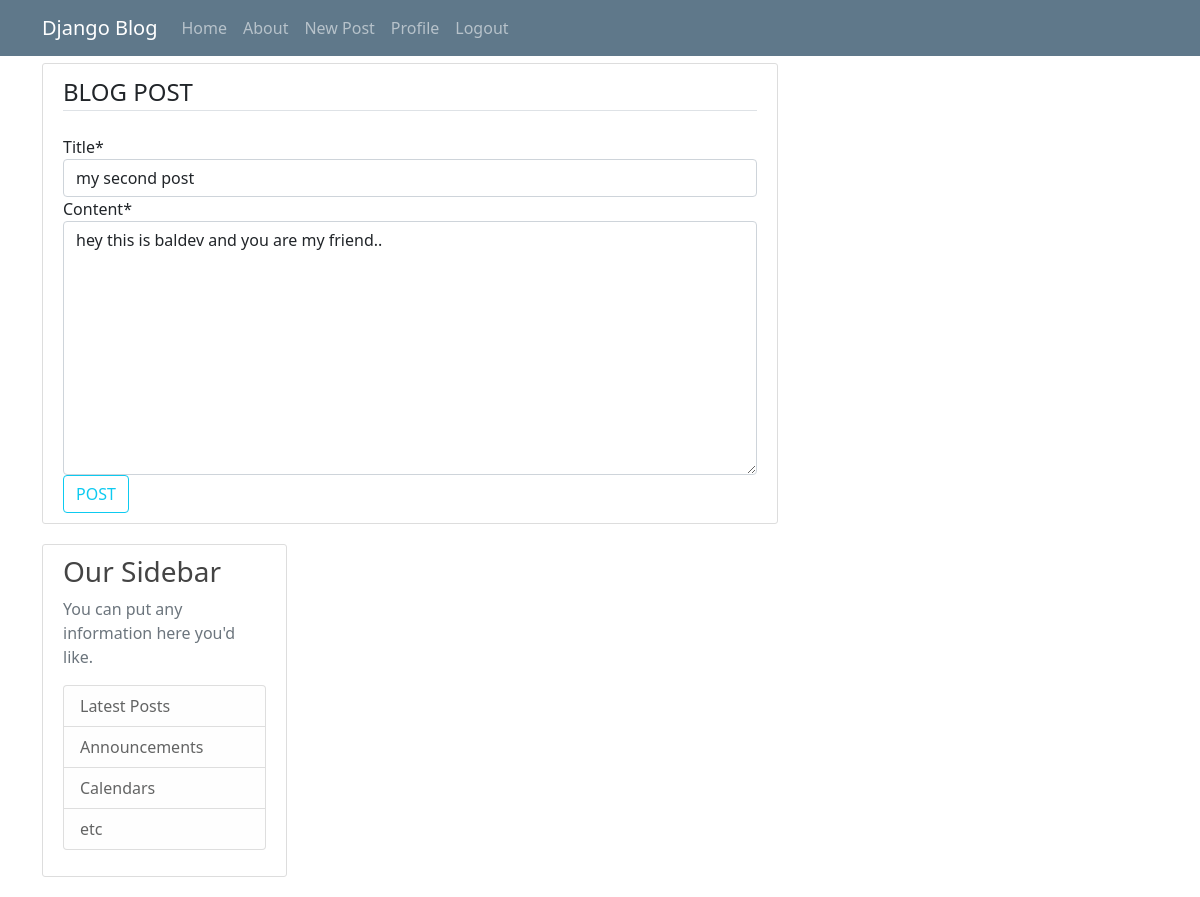
Page /blog/post/8/update/ (signed in) on the committed database.
### blog/models.py (models this page shows, shortened)
class Post(models.Model):
    title = models.CharField(max_length=100)
    content = models.TextField()
    date_posted = models.DateTimeField(default=timezone.now)
    author = models.ForeignKey(User, on_delete = models.CASCADE)

### blog/views.py (the view, shortened to what this page needs)
# urls.py: path('post/<int:pk>/update/',PostUpdateView.as_view(),name ='post-update'),
class PostUpdateView(UserPassesTestMixin,LoginRequiredMixin,UpdateView):
    model = Post
    fields =['title','content']
    def test_func(self):
        post = self.get_object()
        if self.request.user == post.author:
            return True
        return False

### blog/templates/blog/post_form.html (shortened to what this page needs)
{% extends "blog/base.html" %}
{% load crispy_forms_tags %}
{% block content %}
<div class="content-section">
    <form method="POST">
        <fieldset class="form-group">
            <legend class="border-bottom mb-4">BLOG POST</legend>
                {{ form|crispy }}
        </fieldset>
<div class="form-group">
    <button class="btn btn-outline-info" type="submit">POST</button>
</div>
    </form>
{% endblock content %}

### blog/static/blog/main.css (style rules this page uses)
body { background: #fafafa; color: #333333; margin-top: 5rem; }
.content-section { background: #ffffff; padding: 10px 20px; border: 1px solid #dddddd; border-radius: 3px; margin-bottom: 20px; }

### rows in the picture
Post: title "my second post", content "hey this is baldev and you are my friend.."
